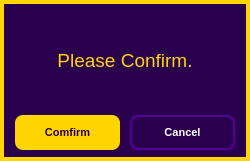
<?xml version="1.0" encoding="UTF-8"?>
<ui version="4.0">
 <class>Comfirm_Dialog</class>
 <widget class="QDialog" name="Comfirm_Dialog">
  <property name="geometry">
   <rect>
    <x>0</x>
    <y>0</y>
    <width>250</width>
    <height>161</height>
   </rect>
  </property>
  <property name="maximumSize">
   <size>
    <width>250</width>
    <height>500</height>
   </size>
  </property>
  <property name="windowTitle">
   <string>Dialog</string>
  </property>
  <property name="styleSheet">
   <string notr="true">#Comfirm_Dialog{
	border: 4px solid #ffd500;
	background-color:#2A004E;
}</string>
  </property>
  <layout class="QVBoxLayout" name="verticalLayout">
   <item>
    <widget class="QLabel" name="label">
     <property name="font">
      <font>
       <pointsize>14</pointsize>
      </font>
     </property>
     <property name="styleSheet">
      <string notr="true">color:#ffd500</string>
     </property>
     <property name="text">
      <string>Please Confirm.</string>
     </property>
     <property name="alignment">
      <set>Qt::AlignmentFlag::AlignCenter</set>
     </property>
    </widget>
   </item>
   <item>
    <layout class="QHBoxLayout" name="horizontalLayout">
     <item>
      <widget class="QPushButton" name="confirmButton">
       <property name="maximumSize">
        <size>
         <width>105</width>
         <height>35</height>
        </size>
       </property>
       <property name="font">
        <font>
         <pointsize>-1</pointsize>
         <bold>true</bold>
        </font>
       </property>
       <property name="styleSheet">
        <string notr="true">QPushButton#confirmButton {
    background-color: #FFD500;
    color: #2A004E;
    border-radius: 8px;
    font-weight: bold;
    font-size: 11px;
    border: none;
    padding: 10px 20px;
}

QPushButton#confirmButton:hover {
    background-color: #E6C200; 
}

QPushButton#confirmButton:pressed {
    background-color: #CCAC00; 
}</string>
       </property>
       <property name="text">
        <string>Comfirm</string>
       </property>
      </widget>
     </item>
     <item>
      <widget class="QPushButton" name="cancelButton">
       <property name="maximumSize">
        <size>
         <width>105</width>
         <height>35</height>
        </size>
       </property>
       <property name="styleSheet">
        <string notr="true">QPushButton#cancelButton {
    background-color: transparent;
    color: #FFFFFF;
    border: 2px solid #520099;
    border-radius: 8px;
    font-weight: bold;
    font-size: 11px;
    padding: 10px 20px;
}

QPushButton#cancelButton:hover {
    background-color: #520099; 
    color: #FFFFFF;
}</string>
       </property>
       <property name="text">
        <string>Cancel</string>
       </property>
      </widget>
     </item>
    </layout>
   </item>
  </layout>
 </widget>
 <resources/>
 <connections/>
</ui>
